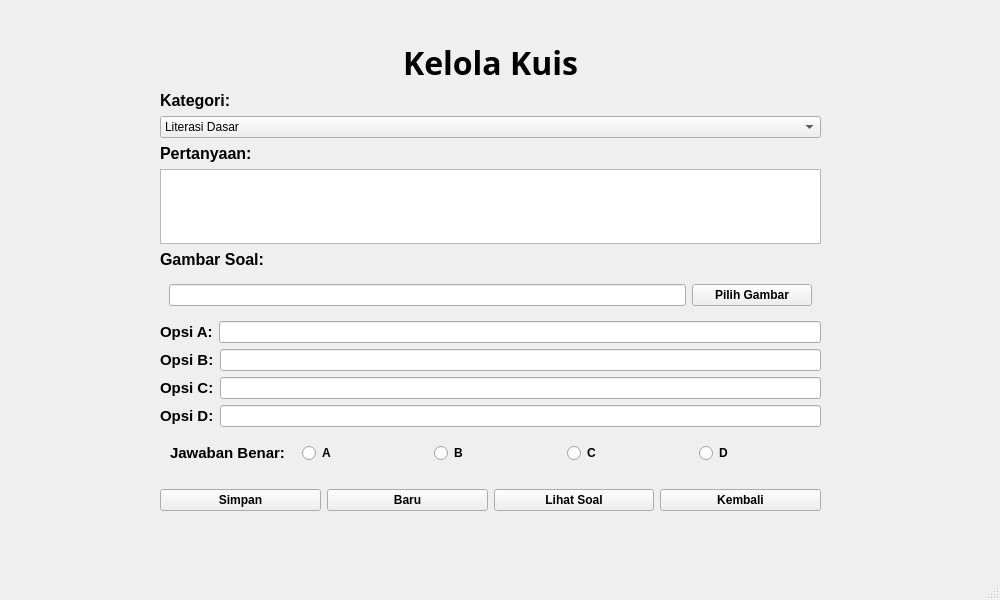
<?xml version="1.0" encoding="UTF-8"?>
<ui version="4.0">
 <class>MainWindow</class>
 <widget class="QMainWindow" name="MainWindow">
  <property name="geometry">
   <rect>
    <x>0</x>
    <y>0</y>
    <width>1000</width>
    <height>600</height>
   </rect>
  </property>
  <property name="minimumSize">
   <size>
    <width>1000</width>
    <height>600</height>
   </size>
  </property>
  <property name="maximumSize">
   <size>
    <width>1000</width>
    <height>600</height>
   </size>
  </property>
  <property name="windowTitle">
   <string>MainWindow</string>
  </property>
  <property name="styleSheet">
   <string notr="true"/>
  </property>
  <property name="dockNestingEnabled">
   <bool>false</bool>
  </property>
  <widget class="QWidget" name="centralwidget">
   <property name="styleSheet">
    <string notr="true"/>
   </property>
   <widget class="QWidget" name="guruPanel" native="true">
    <property name="geometry">
     <rect>
      <x>160</x>
      <y>40</y>
      <width>661</width>
      <height>471</height>
     </rect>
    </property>
    <layout class="QVBoxLayout" name="verticalLayout">
     <item>
      <widget class="QLabel" name="lblKelola">
       <property name="font">
        <font>
         <family>STXinwei</family>
         <pointsize>24</pointsize>
         <bold>true</bold>
        </font>
       </property>
       <property name="text">
        <string>Kelola Kuis</string>
       </property>
       <property name="alignment">
        <set>Qt::AlignmentFlag::AlignCenter</set>
       </property>
      </widget>
     </item>
     <item>
      <widget class="QLabel" name="lblKategori">
       <property name="font">
        <font>
         <pointsize>12</pointsize>
         <bold>true</bold>
        </font>
       </property>
       <property name="text">
        <string>Kategori:</string>
       </property>
      </widget>
     </item>
     <item>
      <widget class="QComboBox" name="cmbKategori">
       <item>
        <property name="text">
         <string>Literasi Dasar</string>
        </property>
       </item>
       <item>
        <property name="text">
         <string>Matematika</string>
        </property>
       </item>
       <item>
        <property name="text">
         <string>Bahasa Indonesia</string>
        </property>
       </item>
       <item>
        <property name="text">
         <string>Pengetahuan Umum</string>
        </property>
       </item>
      </widget>
     </item>
     <item>
      <widget class="QLabel" name="label_2">
       <property name="font">
        <font>
         <pointsize>12</pointsize>
         <bold>true</bold>
        </font>
       </property>
       <property name="text">
        <string>Pertanyaan:</string>
       </property>
      </widget>
     </item>
     <item>
      <widget class="QTextEdit" name="txtPertanyaan"/>
     </item>
     <item>
      <widget class="QLabel" name="label_8">
       <property name="font">
        <font>
         <pointsize>12</pointsize>
         <bold>true</bold>
        </font>
       </property>
       <property name="text">
        <string>Gambar Soal:</string>
       </property>
      </widget>
     </item>
     <item>
      <widget class="QWidget" name="gambarPanel" native="true">
       <layout class="QHBoxLayout" name="horizontalLayout_7">
        <item>
         <widget class="QLineEdit" name="txtGambar">
          <property name="readOnly">
           <bool>true</bool>
          </property>
         </widget>
        </item>
        <item>
         <widget class="QPushButton" name="btnPilihGambar">
          <property name="minimumSize">
           <size>
            <width>120</width>
            <height>0</height>
           </size>
          </property>
          <property name="font">
           <font>
            <bold>true</bold>
           </font>
          </property>
          <property name="text">
           <string>Pilih Gambar</string>
          </property>
         </widget>
        </item>
       </layout>
      </widget>
     </item>
     <item>
      <layout class="QHBoxLayout" name="lytOpsiA">
       <item>
        <widget class="QLabel" name="label_3">
         <property name="font">
          <font>
           <pointsize>11</pointsize>
           <bold>true</bold>
          </font>
         </property>
         <property name="text">
          <string>Opsi A:</string>
         </property>
        </widget>
       </item>
       <item>
        <widget class="QLineEdit" name="txtA"/>
       </item>
      </layout>
     </item>
     <item>
      <layout class="QHBoxLayout" name="lytOpsiB">
       <item>
        <widget class="QLabel" name="label_4">
         <property name="font">
          <font>
           <pointsize>11</pointsize>
           <bold>true</bold>
          </font>
         </property>
         <property name="text">
          <string>Opsi B:</string>
         </property>
        </widget>
       </item>
       <item>
        <widget class="QLineEdit" name="txtB"/>
       </item>
      </layout>
     </item>
     <item>
      <layout class="QHBoxLayout" name="lytOpsiC">
       <item>
        <widget class="QLabel" name="label_5">
         <property name="font">
          <font>
           <pointsize>11</pointsize>
           <bold>true</bold>
          </font>
         </property>
         <property name="text">
          <string>Opsi C:</string>
         </property>
        </widget>
       </item>
       <item>
        <widget class="QLineEdit" name="txtC"/>
       </item>
      </layout>
     </item>
     <item>
      <layout class="QHBoxLayout" name="lytOpsiD">
       <item>
        <widget class="QLabel" name="label_6">
         <property name="font">
          <font>
           <pointsize>11</pointsize>
           <bold>true</bold>
          </font>
         </property>
         <property name="text">
          <string>Opsi D:</string>
         </property>
        </widget>
       </item>
       <item>
        <widget class="QLineEdit" name="txtD"/>
       </item>
      </layout>
     </item>
     <item>
      <layout class="QHBoxLayout" name="lytJawabanBnr">
       <property name="spacing">
        <number>10</number>
       </property>
       <property name="leftMargin">
        <number>10</number>
       </property>
       <property name="topMargin">
        <number>10</number>
       </property>
       <property name="bottomMargin">
        <number>10</number>
       </property>
       <item>
        <widget class="QLabel" name="label_7">
         <property name="font">
          <font>
           <pointsize>11</pointsize>
           <bold>true</bold>
          </font>
         </property>
         <property name="text">
          <string>Jawaban Benar:</string>
         </property>
        </widget>
       </item>
       <item>
        <widget class="QRadioButton" name="rbA">
         <property name="font">
          <font>
           <bold>true</bold>
          </font>
         </property>
         <property name="text">
          <string>A</string>
         </property>
        </widget>
       </item>
       <item>
        <widget class="QRadioButton" name="rbB">
         <property name="font">
          <font>
           <bold>true</bold>
          </font>
         </property>
         <property name="text">
          <string>B</string>
         </property>
        </widget>
       </item>
       <item>
        <widget class="QRadioButton" name="rbC">
         <property name="font">
          <font>
           <bold>true</bold>
          </font>
         </property>
         <property name="text">
          <string>C</string>
         </property>
        </widget>
       </item>
       <item>
        <widget class="QRadioButton" name="rbD">
         <property name="font">
          <font>
           <bold>true</bold>
          </font>
         </property>
         <property name="text">
          <string>D</string>
         </property>
        </widget>
       </item>
      </layout>
     </item>
     <item>
      <layout class="QHBoxLayout" name="lytButton">
       <property name="topMargin">
        <number>10</number>
       </property>
       <item>
        <widget class="QPushButton" name="btnSimpan">
         <property name="font">
          <font>
           <bold>true</bold>
          </font>
         </property>
         <property name="text">
          <string>Simpan</string>
         </property>
        </widget>
       </item>
       <item>
        <widget class="QPushButton" name="btnBaru">
         <property name="font">
          <font>
           <bold>true</bold>
          </font>
         </property>
         <property name="text">
          <string>Baru</string>
         </property>
        </widget>
       </item>
       <item>
        <widget class="QPushButton" name="btnLihat">
         <property name="font">
          <font>
           <bold>true</bold>
          </font>
         </property>
         <property name="text">
          <string>Lihat Soal</string>
         </property>
        </widget>
       </item>
       <item>
        <widget class="QPushButton" name="btnKembali">
         <property name="font">
          <font>
           <bold>true</bold>
          </font>
         </property>
         <property name="text">
          <string>Kembali</string>
         </property>
        </widget>
       </item>
      </layout>
     </item>
    </layout>
   </widget>
   <widget class="QLabel" name="bgLabel">
    <property name="geometry">
     <rect>
      <x>0</x>
      <y>0</y>
      <width>1000</width>
      <height>600</height>
     </rect>
    </property>
    <property name="minimumSize">
     <size>
      <width>1000</width>
      <height>600</height>
     </size>
    </property>
    <property name="maximumSize">
     <size>
      <width>1000</width>
      <height>600</height>
     </size>
    </property>
    <property name="text">
     <string/>
    </property>
    <property name="scaledContents">
     <bool>true</bool>
    </property>
   </widget>
  </widget>
  <widget class="QMenuBar" name="menubar">
   <property name="geometry">
    <rect>
     <x>0</x>
     <y>0</y>
     <width>1000</width>
     <height>33</height>
    </rect>
   </property>
  </widget>
  <widget class="QStatusBar" name="statusbar"/>
 </widget>
 <resources/>
 <connections/>
</ui>
